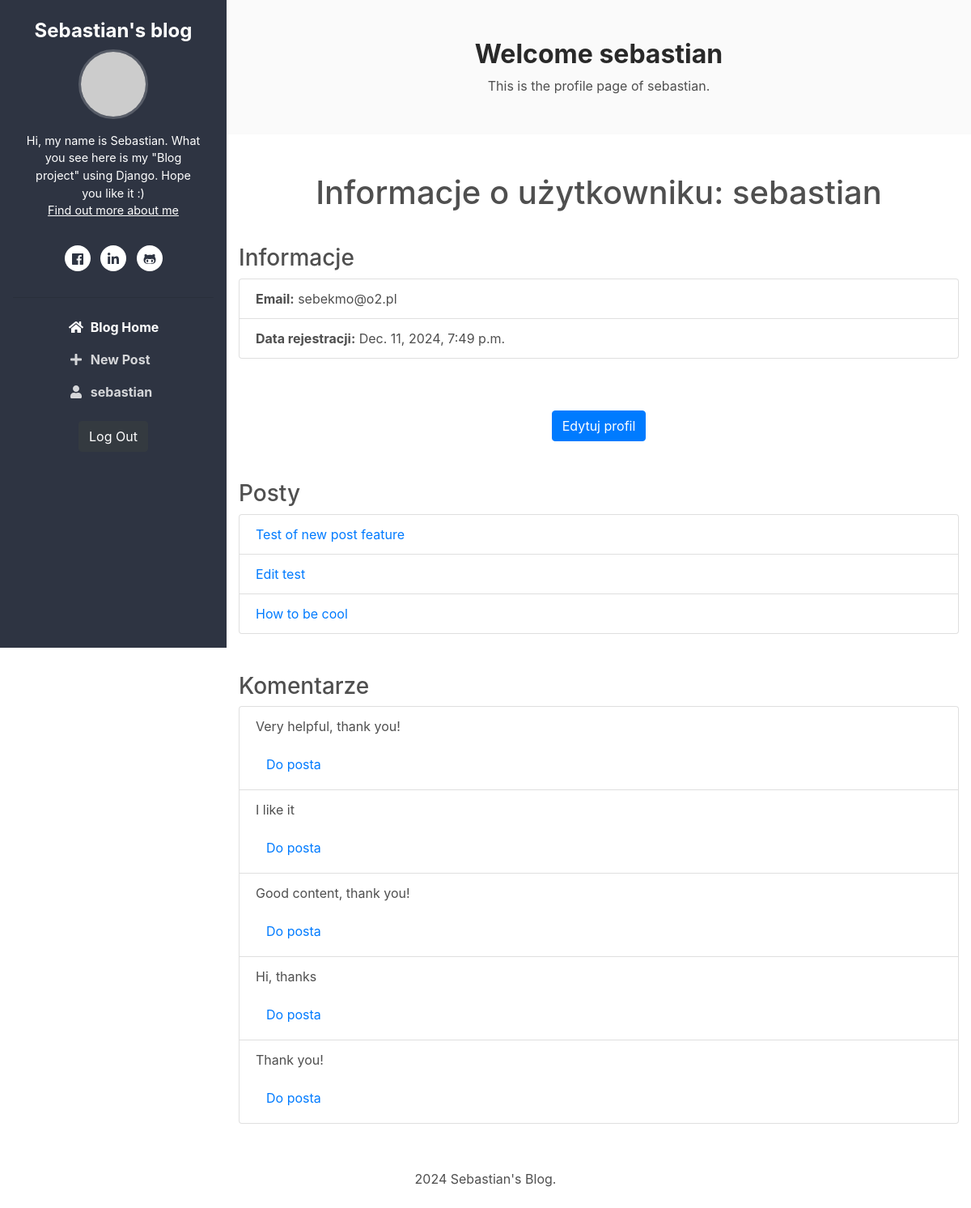
The page /profile/ (signed in) on the database as committed earlier.
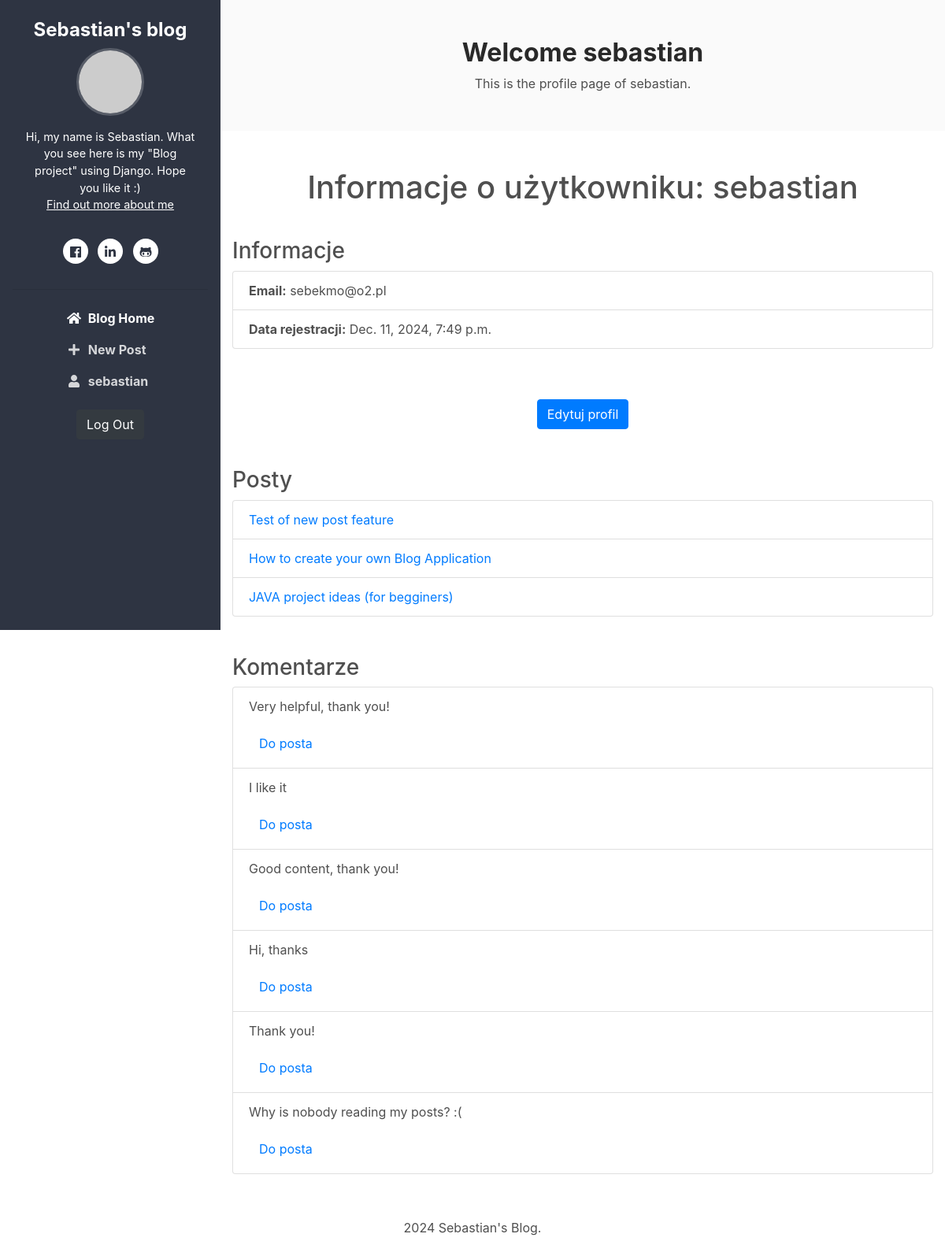
The same page on the database as committed later.
### blog/models.py (models this page shows, shortened)
class Post(models.Model):
    title = models.CharField(max_length=100)
    content = models.TextField()
    author = models.CharField(max_length=30)
    published_at = models.DateTimeField(blank=True, null=True)
    created_at = models.DateTimeField(auto_now_add=True)
    updated_at = models.DateTimeField(auto_now=True)

class Comment(models.Model):
    post = models.ForeignKey(Post, on_delete=models.CASCADE, related_name="comments")
    author = models.ForeignKey(User, on_delete=models.CASCADE)
    content = models.TextField()
    created_at = models.DateTimeField(auto_now_add=True)

### blog/views.py (the view)
# urls.py: path('profile/', views.profile, name='profile'),
def profile(request, author=None):
    if author:
        profile_user = get_object_or_404(User, username=author)
    else:
        profile_user = request.user
    posts = Post.objects.filter(author=profile_user.username)
    comments = Comment.objects.filter(author=profile_user)
    return render(request, 'blog/profile.html', {
        'profile': profile_user,
        'posts': posts,
        'comments': comments
        })

### blog/templates/blog/profile.html (shortened to what this page needs)
{% extends 'base.html' %}
{% block content %}
<section class="cta-section theme-bg-light py-5">
    <div class="container text-center">
        <h2 class="heading">Welcome {{ user.username }}</h2>
        <div class="intro">This is the profile page of {{ profile.username }}.</div>
    </div>
</section>
<section class="profile-section py-5">
    <div class="container">
        <h1 class="text-center mb-4">Informacje o użytkowniku: {{ profile.username }}</h1>
        <div class="profile-info mb-5 py-3">
            <h3>Informacje</h3>
            <ul class="list-group">
                <li class="list-group-item"><strong>Email:</strong> {{ profile.email }}</li>
                <li class="list-group-item"><strong>Data rejestracji:</strong> {{ profile.date_joined }}</li>
            </ul>
        </div>
        {% if profile == user %}
        <div class="text-center mb-5">
            <a href="#" class="btn btn-primary">Edytuj profil</a>
        </div>
        {% endif %}
        <div class="posts-section mb-5">
            <h3>Posty</h3>
            {% if posts %}
                <ul class="list-group">
                    {% for post in posts %}
                        <li class="list-group-item">
                            <a href="{% url 'post_detail' post.id %}" class="text-decoration-none">{{ post.title }}</a>
                        </li>
                    {% endfor %}
                </ul>
            {% else %}
                <p class="text-muted">Brak postów.</p>
            {% endif %}
        </div>
        <div class="comments-section">
            <h3>Komentarze</h3>
            {% if comments %}
                <ul class="list-group">
                    {% for comment in comments %}
                        <li class="list-group-item">
                            <p>{{ comment.content }}</p>
                            <a href="{% url 'post_detail' comment.post.id %}" class="btn btn-link">Do posta</a>
                        </li>
                    {% endfor %}
                </ul>
            {% else %}
                <p class="text-muted">Brak komentarzy.</p>
            {% endif %}
        </div>
    </div>
</section>
{% endblock %}

Rows that differ between the two databases and show on the page:
changed Post: title "Edit test" → "How to create your own Blog Application"
changed Post: title "How to be cool" → "JAVA project ideas (for begginers)"
added Comment: content "Why is nobody reading my posts? :("
